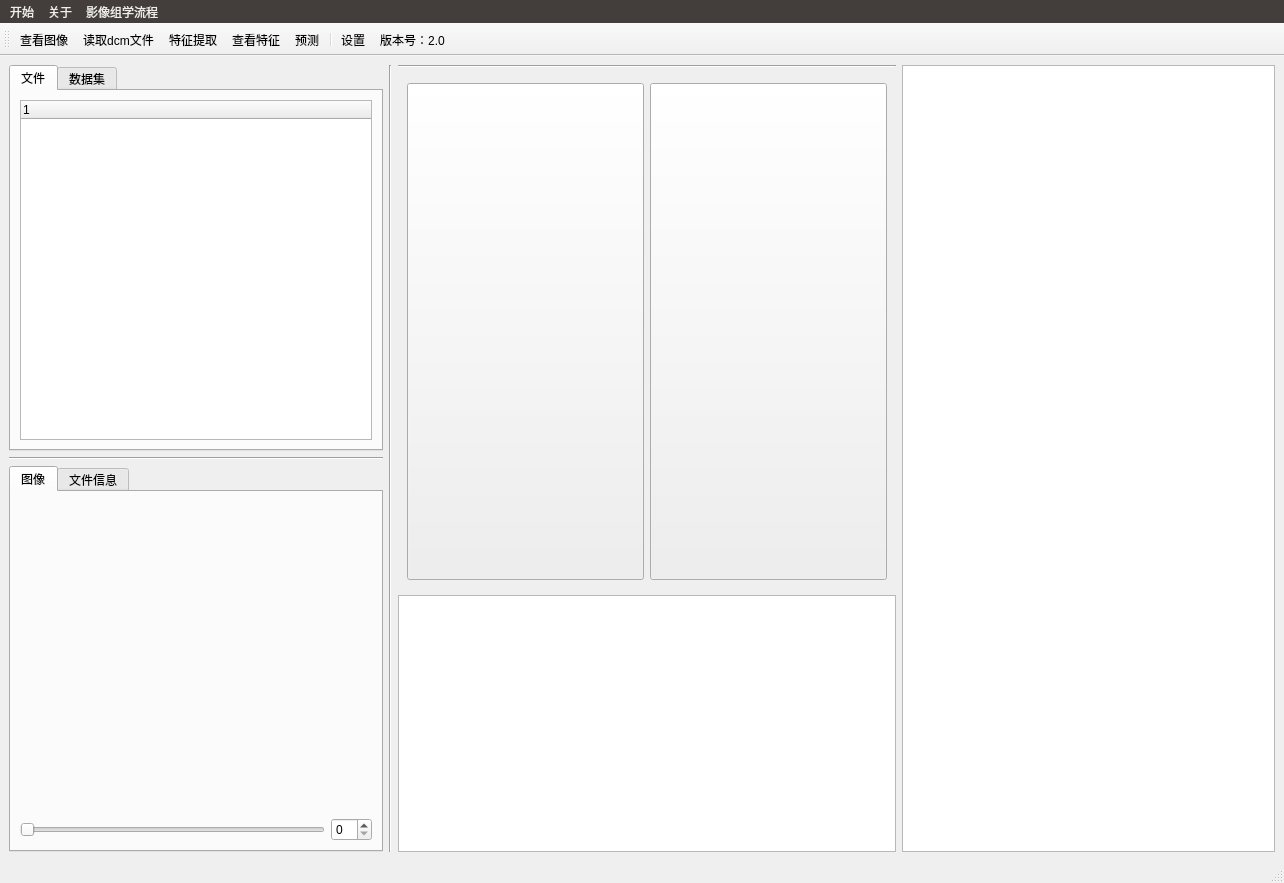
<?xml version="1.0" encoding="UTF-8"?>
<ui version="4.0">
 <class>MainWindow</class>
 <widget class="QMainWindow" name="MainWindow">
  <property name="geometry">
   <rect>
    <x>0</x>
    <y>0</y>
    <width>1284</width>
    <height>883</height>
   </rect>
  </property>
  <property name="sizePolicy">
   <sizepolicy hsizetype="Preferred" vsizetype="Preferred">
    <horstretch>0</horstretch>
    <verstretch>0</verstretch>
   </sizepolicy>
  </property>
  <property name="windowTitle">
   <string>深度学习软件</string>
  </property>
  <property name="styleSheet">
   <string notr="true"/>
  </property>
  <widget class="QWidget" name="centralwidget">
   <layout class="QHBoxLayout" name="horizontalLayout" stretch="3,0,4,3">
    <item>
     <layout class="QVBoxLayout" name="verticalLayout_2" stretch="5,0,5">
      <item>
       <widget class="QTabWidget" name="tabWidget">
        <property name="currentIndex">
         <number>0</number>
        </property>
        <widget class="QWidget" name="tab">
         <attribute name="title">
          <string>文件</string>
         </attribute>
         <layout class="QVBoxLayout" name="verticalLayout_3">
          <item>
           <widget class="QTreeWidget" name="treeWidget">
            <property name="styleSheet">
             <string notr="true">QTreeWidget#treeWidget{
	font: 16pt &quot;方正舒体&quot;;
	color: rgb(6, 64, 255);
	
	selection-color: rgb(255, 0, 4);
}

</string>
            </property>
            <column>
             <property name="text">
              <string notr="true">1</string>
             </property>
            </column>
           </widget>
          </item>
         </layout>
        </widget>
        <widget class="QWidget" name="tab_2">
         <attribute name="title">
          <string>数据集</string>
         </attribute>
         <layout class="QVBoxLayout" name="verticalLayout_4">
          <item>
           <widget class="QTableWidget" name="tableWidget"/>
          </item>
         </layout>
        </widget>
       </widget>
      </item>
      <item>
       <widget class="Line" name="line">
        <property name="orientation">
         <enum>Qt::Horizontal</enum>
        </property>
       </widget>
      </item>
      <item>
       <widget class="QTabWidget" name="tabWidget_2">
        <property name="currentIndex">
         <number>0</number>
        </property>
        <widget class="QWidget" name="tab_3">
         <attribute name="title">
          <string>图像</string>
         </attribute>
         <layout class="QVBoxLayout" name="verticalLayout_5" stretch="9,1">
          <item>
           <widget class="showGraph" name="image" native="true">
            <property name="styleSheet">
             <string notr="true">QWidget#image{
	background-color: rgba(255, 255, 255, 0);
}</string>
            </property>
            <layout class="QHBoxLayout" name="horizontalLayout_4"/>
           </widget>
          </item>
          <item>
           <layout class="QHBoxLayout" name="horizontalLayout_3" stretch="9,1">
            <item>
             <widget class="QSlider" name="horizontalSlider">
              <property name="orientation">
               <enum>Qt::Horizontal</enum>
              </property>
             </widget>
            </item>
            <item>
             <widget class="QSpinBox" name="spinBox"/>
            </item>
           </layout>
          </item>
         </layout>
        </widget>
        <widget class="QWidget" name="tab_4">
         <attribute name="title">
          <string>文件信息</string>
         </attribute>
         <layout class="QVBoxLayout" name="verticalLayout_6">
          <item>
           <layout class="QHBoxLayout" name="horizontalLayout_5">
            <item>
             <widget class="QTreeWidget" name="treeWidget_2">
              <column>
               <property name="text">
                <string notr="true">1</string>
               </property>
              </column>
             </widget>
            </item>
            <item>
             <widget class="QTextEdit" name="textEdit"/>
            </item>
           </layout>
          </item>
         </layout>
        </widget>
       </widget>
      </item>
     </layout>
    </item>
    <item>
     <widget class="Line" name="line_2">
      <property name="orientation">
       <enum>Qt::Vertical</enum>
      </property>
     </widget>
    </item>
    <item>
     <layout class="QVBoxLayout" name="verticalLayout" stretch="1,6,3">
      <item>
       <widget class="Line" name="line_3">
        <property name="orientation">
         <enum>Qt::Horizontal</enum>
        </property>
       </widget>
      </item>
      <item>
       <widget class="showGraph" name="graph" native="true">
        <property name="styleSheet">
         <string notr="true">showGraph#graph{
	background-color:rgba(255, 255, 255, 0)
}</string>
        </property>
        <layout class="QHBoxLayout" name="horizontalLayout_2">
         <item>
          <widget class="QPushButton" name="previous">
           <property name="sizePolicy">
            <sizepolicy hsizetype="Preferred" vsizetype="Preferred">
             <horstretch>0</horstretch>
             <verstretch>0</verstretch>
            </sizepolicy>
           </property>
           <property name="styleSheet">
            <string notr="true"/>
           </property>
           <property name="text">
            <string/>
           </property>
          </widget>
         </item>
         <item>
          <widget class="QPushButton" name="next">
           <property name="sizePolicy">
            <sizepolicy hsizetype="Preferred" vsizetype="Preferred">
             <horstretch>0</horstretch>
             <verstretch>0</verstretch>
            </sizepolicy>
           </property>
           <property name="styleSheet">
            <string notr="true"/>
           </property>
           <property name="text">
            <string/>
           </property>
          </widget>
         </item>
        </layout>
       </widget>
      </item>
      <item>
       <widget class="QTextBrowser" name="textBrowser_2">
        <property name="styleSheet">
         <string notr="true">QTextBrowser#textBrowser_2{
	font: 20pt &quot;方正舒体&quot;;
	color: rgb(255, 0, 0);
}</string>
        </property>
        <property name="placeholderText">
         <string/>
        </property>
       </widget>
      </item>
     </layout>
    </item>
    <item>
     <layout class="QVBoxLayout" name="verticalLayout_8">
      <item>
       <widget class="QTableWidget" name="tableWidget_2">
        <property name="styleSheet">
         <string notr="true">QTableWidget#tableWidget_2{
	color: rgb(0, 26, 255);
	selection-color: rgb(255, 8, 0);
	font: 75 11pt &quot;Agency FB&quot;;
}</string>
        </property>
       </widget>
      </item>
     </layout>
    </item>
   </layout>
  </widget>
  <widget class="QMenuBar" name="menubar">
   <property name="geometry">
    <rect>
     <x>0</x>
     <y>0</y>
     <width>1284</width>
     <height>23</height>
    </rect>
   </property>
   <property name="styleSheet">
    <string notr="true">QMenuBar#menubar {
    color: rgb(239, 238, 236);
    background-color: rgb(67, 61, 59);
}

QMenuBar#menubar::item {
    background-color: transparent;
}

QMenuBar#menubar::item:hover {
    color: rgb(255, 0, 0);
    background-color: transparent;
}</string>
   </property>
   <widget class="QMenu" name="menu">
    <property name="title">
     <string>开始</string>
    </property>
    <widget class="QMenu" name="menu_3">
     <property name="title">
      <string>导入</string>
     </property>
     <addaction name="action_import_image"/>
     <addaction name="action_import_data"/>
     <addaction name="action_import_model"/>
     <addaction name="action_import_label"/>
     <addaction name="action_import_feature"/>
    </widget>
    <widget class="QMenu" name="menu_4">
     <property name="title">
      <string>导出</string>
     </property>
     <addaction name="action_result"/>
     <addaction name="action_export_labels"/>
     <addaction name="action_export_graph"/>
     <addaction name="action_export_features"/>
    </widget>
    <addaction name="menu_3"/>
    <addaction name="menu_4"/>
    <addaction name="action_imageViewer"/>
    <addaction name="action_showFeature"/>
    <addaction name="action_dcm"/>
    <addaction name="action_cut"/>
    <addaction name="action_setup"/>
   </widget>
   <widget class="QMenu" name="menu_2">
    <property name="title">
     <string>关于</string>
    </property>
    <addaction name="action_information"/>
    <addaction name="action_help"/>
   </widget>
   <widget class="QMenu" name="menu_5">
    <property name="title">
     <string>影像组学流程</string>
    </property>
    <addaction name="action_import_dataset"/>
    <addaction name="action_extractFeature"/>
    <addaction name="separator"/>
    <addaction name="action_normalize"/>
    <addaction name="action_sift_statistic"/>
    <addaction name="action_sift_correlation_coefficient"/>
    <addaction name="action_sift_lasso"/>
    <addaction name="separator"/>
    <addaction name="action_predict"/>
   </widget>
   <addaction name="menu"/>
   <addaction name="menu_2"/>
   <addaction name="menu_5"/>
  </widget>
  <widget class="QStatusBar" name="statusbar"/>
  <widget class="QToolBar" name="toolBar">
   <property name="windowTitle">
    <string>toolBar</string>
   </property>
   <property name="styleSheet">
    <string notr="true"/>
   </property>
   <attribute name="toolBarArea">
    <enum>TopToolBarArea</enum>
   </attribute>
   <attribute name="toolBarBreak">
    <bool>false</bool>
   </attribute>
   <addaction name="action_imageViewer"/>
   <addaction name="action_dcm"/>
   <addaction name="action_extractFeature"/>
   <addaction name="action_showFeature"/>
   <addaction name="action_cut"/>
   <addaction name="separator"/>
   <addaction name="action_setup"/>
   <addaction name="action_information"/>
  </widget>
  <action name="action_information">
   <property name="text">
    <string>版本号：2.0</string>
   </property>
  </action>
  <action name="action_cut">
   <property name="text">
    <string>预测</string>
   </property>
  </action>
  <action name="action_setup">
   <property name="text">
    <string>设置</string>
   </property>
  </action>
  <action name="action_imageViewer">
   <property name="text">
    <string>查看图像</string>
   </property>
  </action>
  <action name="action_dcm">
   <property name="text">
    <string>读取dcm文件</string>
   </property>
  </action>
  <action name="action_help">
   <property name="text">
    <string>帮助</string>
   </property>
  </action>
  <action name="action_import_image">
   <property name="text">
    <string>图像</string>
   </property>
   <property name="toolTip">
    <string>导入图像</string>
   </property>
  </action>
  <action name="action_import_data">
   <property name="text">
    <string>数据集</string>
   </property>
   <property name="toolTip">
    <string>导入数据集</string>
   </property>
  </action>
  <action name="action_import_model">
   <property name="text">
    <string>模型</string>
   </property>
   <property name="toolTip">
    <string>导入模型</string>
   </property>
  </action>
  <action name="action_result">
   <property name="text">
    <string>结果</string>
   </property>
   <property name="toolTip">
    <string>导出结果</string>
   </property>
  </action>
  <action name="action_export_labels">
   <property name="text">
    <string>标签</string>
   </property>
   <property name="toolTip">
    <string>导出标签</string>
   </property>
  </action>
  <action name="action_export_graph">
   <property name="text">
    <string>图表</string>
   </property>
   <property name="toolTip">
    <string>图表</string>
   </property>
  </action>
  <action name="action_import_label">
   <property name="text">
    <string>标签</string>
   </property>
   <property name="toolTip">
    <string>导入标签</string>
   </property>
  </action>
  <action name="action_import_feature">
   <property name="text">
    <string>特征</string>
   </property>
   <property name="toolTip">
    <string>导入特征</string>
   </property>
  </action>
  <action name="action_showFeature">
   <property name="text">
    <string>查看特征</string>
   </property>
  </action>
  <action name="action_import_dataset">
   <property name="text">
    <string>导入数据集</string>
   </property>
  </action>
  <action name="action_extractFeature">
   <property name="text">
    <string>特征提取</string>
   </property>
  </action>
  <action name="action_normalize">
   <property name="text">
    <string>正则化</string>
   </property>
  </action>
  <action name="action_sift_statistic">
   <property name="text">
    <string>统计检验</string>
   </property>
  </action>
  <action name="action_sift_correlation_coefficient">
   <property name="text">
    <string>相关性系数-特征筛选</string>
   </property>
  </action>
  <action name="action_sift_lasso">
   <property name="text">
    <string>lasso回归-特征筛选</string>
   </property>
  </action>
  <action name="action_predict">
   <property name="text">
    <string>预测结果</string>
   </property>
  </action>
  <action name="actionsdf">
   <property name="text">
    <string>sdf</string>
   </property>
  </action>
  <action name="action_export_features">
   <property name="text">
    <string>特征</string>
   </property>
   <property name="toolTip">
    <string>导出特征</string>
   </property>
  </action>
 </widget>
 <customwidgets>
  <customwidget>
   <class>showGraph</class>
   <extends>QWidget</extends>
   <header>ui.ui.showGraph.h</header>
   <container>1</container>
  </customwidget>
 </customwidgets>
 <resources>
  <include location="../texture/icons.qrc"/>
 </resources>
 <connections/>
</ui>
